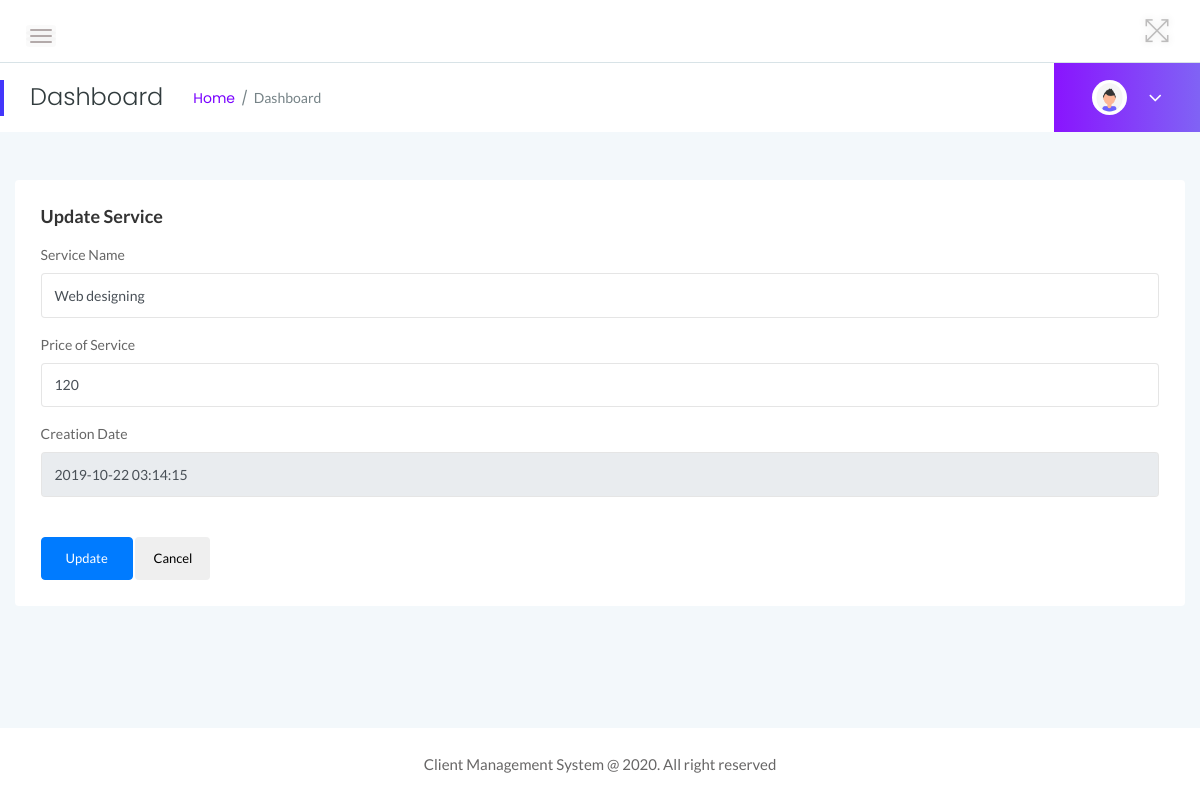
/admin/edit-services-details.php?editid=4 (signed in), run on the app's committed database.
### tables this page shows
CREATE TABLE `tblservices` (
  `ID` int(10) NOT NULL,
  `ServiceName` varchar(200) DEFAULT NULL,
  `ServicePrice` varchar(200) DEFAULT NULL,
  `CreationDate` timestamp NULL DEFAULT current_timestamp()
);

### admin/edit-services-details.php (the view, shortened to what this page needs)
<?php
if (strlen($_SESSION['clientmsaid']==0)) {
  header('location:logout.php');
  } else{
  ?>
<!doctype html>
<html class="no-js" lang="en">
<head>
    <link rel="stylesheet" href="assets/css/bootstrap.min.css">
    <link rel="stylesheet" href="assets/css/font-awesome.min.css">
    <link rel="stylesheet" href="assets/css/themify-icons.css">
    <link rel="stylesheet" href="assets/css/metisMenu.css">
    <link rel="stylesheet" href="assets/css/owl.carousel.min.css">
    <link rel="stylesheet" href="assets/css/slicknav.min.css">
    <link rel="stylesheet" href="https://www.amcharts.com/lib/3/plugins/export/export.css" type="text/css" media="all" />
    <link rel="stylesheet" href="assets/css/typography.css">
    <link rel="stylesheet" href="assets/css/default-css.css">
    <link rel="stylesheet" href="assets/css/styles.css">
    <link rel="stylesheet" href="assets/css/responsive.css">
</head>
<body>
    <div class="page-container">
        <div class="main-content">
          <?php include_once('includes/header.php');?>
           <?php include_once('includes/pagetitle.php');?>
            <div class="main-content-inner">
                <div class="row">
                    <div class="col-lg-6 col-ml-12">
                        <div class="row">
                            <div class="col-12 mt-5">
                                <div class="card">
                                    <div class="card-body">
                                        <h4 class="header-title">Update Service</h4>
                                        <form method="post">
											<?php
										$eid=$_GET['editid'];
										$sql="SELECT * from tblservices where ID=:eid";
										$query = $dbh -> prepare($sql);
										$query->bindParam(':eid',$eid,PDO::PARAM_STR);
										$query->execute();
										$results=$query->fetchAll(PDO::FETCH_OBJ);
										$cnt=1;
										if($query->rowCount() > 0)
										{
										foreach($results as $row)
										{               ?>
											<div class="form-group"> <label for="exampleInputEmail1">Service Name</label> <input type="text" name="sname" value="<?php echo $row->ServiceName;?>" class="form-control" required='true'> </div>
											<div class="form-group"> <label for="exampleInputEmail1">Price of Service</label> <input type="text" name="price" value="<?php echo $row->ServicePrice;?>" class="form-control" required='true'> </div>
											<div class="form-group"> <label for="exampleInputEmail1">Creation Date</label> <input type="text" name="" value="<?php echo $row->CreationDate;?>" readonly='true' class="form-control" required='true'> </div>
												<?php $cnt=$cnt+1;}} ?>
                                            <button type="submit" class="btn btn-primary mt-4 pr-4 pl-4" name="submit">Update</button>
											<button type="button" class="btn btn-default mt-4" value="Back" onClick="history.back();return true;">Cancel</button>
                                        </form>
                                    </div>
                                </div>
                            </div>
                        </div>
                    </div>
                </div>
            </div>
        </div>
        <?php include_once('includes/footer.php');?>
    </div>
</body>
</html>
<?php }  ?>

### admin/assets/css/typography.css (style rules this page uses)
body { font-size: 14px; font-family: 'Lato', sans-serif; }
h1, h2, h3, h4, h5, h6 { margin: 0; font-family: 'Poppins', sans-serif; }
button { cursor: pointer; outline: none!important; letter-spacing: 0; }

### admin/assets/css/default-css.css (style rules this page uses)
* { margin: 0; padding: 0; box-sizing: border-box; }
*, *:before, *:after { -moz-box-sizing: border-box; -webkit-box-sizing: border-box; box-sizing: border-box; }
html { -webkit-font-smoothing: antialiased; }
body { background: #fff; font-weight: normal; -webkit-font-smoothing: antialiased; -webkit-text-size-adjust: 100%; }
:root { --primary-color: #4336FB; }

### admin/assets/css/styles.css (style rules this page uses)
.page-container { width: 100%; height: 100%; min-height: 100vh; padding-left: 280px; -webkit-transition: padding-left 0.3s ease 0s; transition: padding-left 0.3s ease 0s; }
.card { border: none; border-radius: 4px; background-color: #fff; -webkit-transition: all 0.3s ease 0s; transition: all 0.3s ease 0s; }
.card-body { padding: 25.6px; padding: 1.6rem; }
.main-content { width: 100%; background: #F3F8FB; }
.main-content-inner { padding: 0 30px 50px; }
.header-title { font-family: 'Lato', sans-serif; font-size: 18px; font-weight: 600; letter-spacing: 0; color: #333; text-transform: capitalize; margin-bottom: 17px; }
.btn { padding: 11px 17px; font-size: 13px; letter-spacing: 0; }
.form-control, .form-control:focus { outline: none; box-shadow: none; }
.form-control { font-size: 14px; border: 1px solid rgba(170, 170, 170, .3); padding: 10.72px 12.8px; padding: .67rem .8rem; }
label { font-weight: 500; color: #666; display: inline-block; margin-bottom: 8px; margin-bottom: .5rem; }

### admin/assets/css/responsive.css (style rules this page uses)
@media screen and (min-width: 1200px) and (max-width: 1440px) { .col-ml-12 { -webkit-box-flex: 0; -ms-flex: 0 0 100%; flex: 0 0 100%; max-width: 100%; } }
@media (min-width: 1200px) and (max-width: 1364px) { .main-content-inner { padding: 0 15px 50px; } }
@media (min-width: 1200px) and (max-width: 1364px) { .page-container, .sbar_collapsed.page-container { padding-left: 0; } }

### data on the page
tblservices: sname "Web designing", price "120", CreationDate "2019-10-22 03:14:15"
